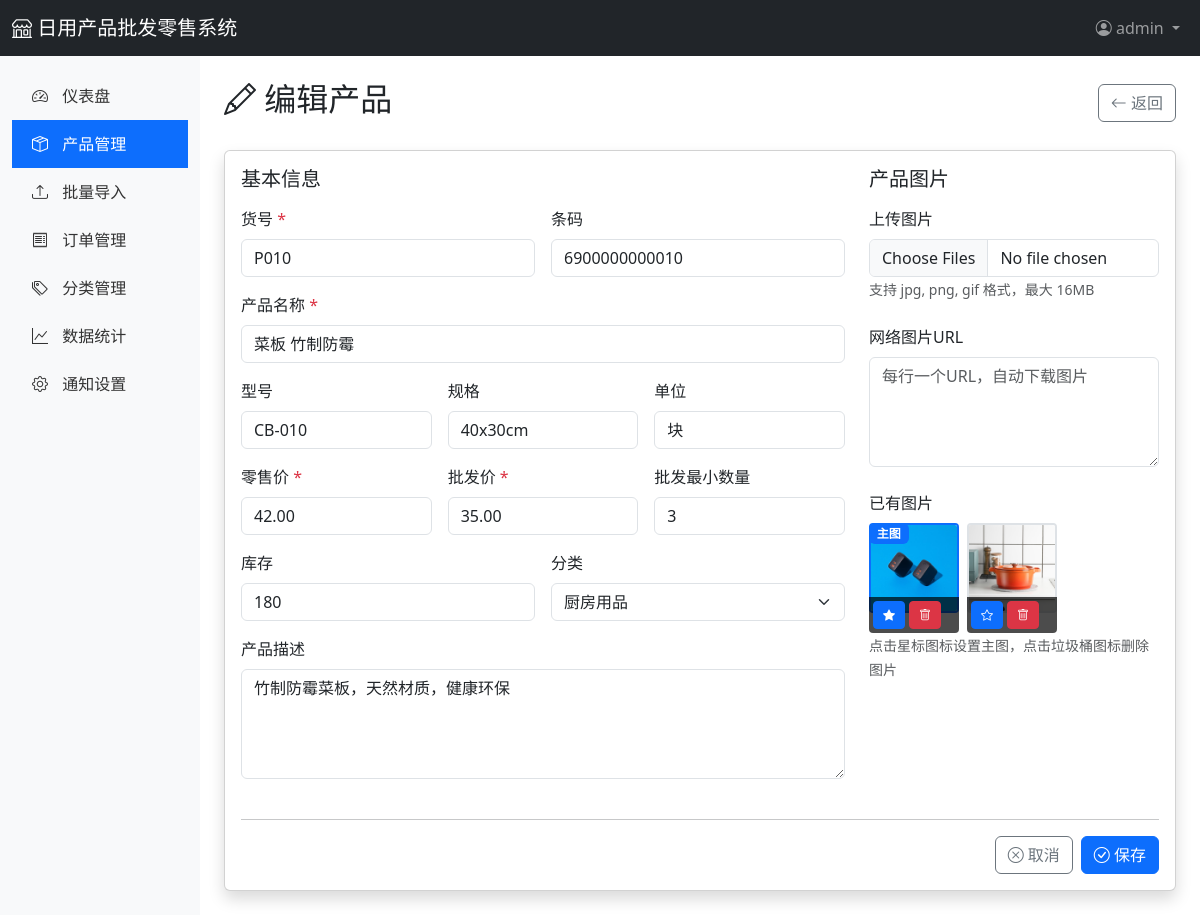
The app's page /admin/products/30/edit (signed in), older data.
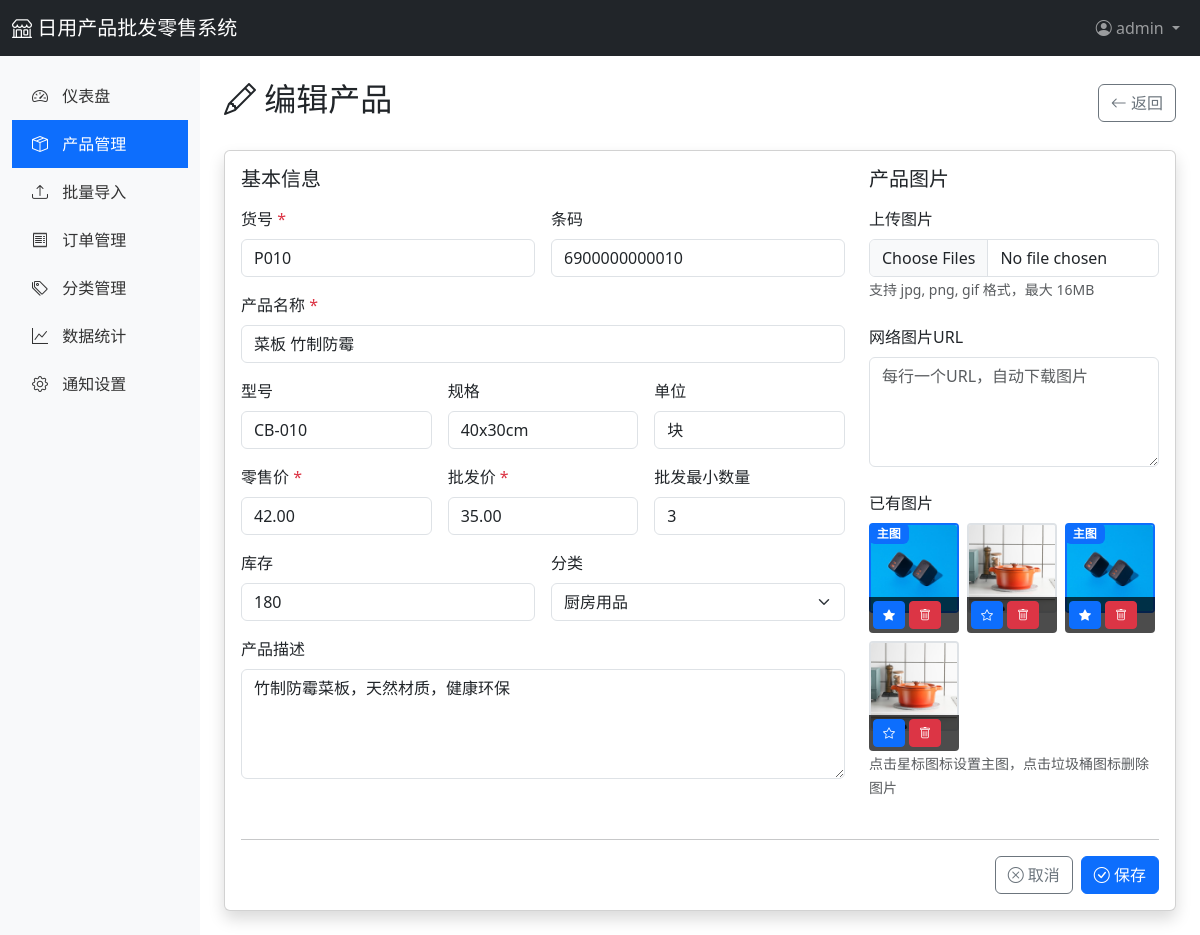
The same page, newer data.
### app/models.py (models this page shows, shortened)
class User(UserMixin, db.Model):
    __tablename__ = 'users'
    id = db.Column(db.Integer, primary_key=True)
    username = db.Column(db.String(80), unique=True, nullable=False)
    email = db.Column(db.String(120), unique=True, nullable=False)
    password_hash = db.Column(db.String(255), nullable=False)
    role = db.Column(db.String(20), default='admin')  # admin, staff
    phone = db.Column(db.String(20))
    is_active = db.Column(db.Boolean, default=True)
    created_at = db.Column(db.DateTime, default=datetime.utcnow)
    updated_at = db.Column(db.DateTime, default=datetime.utcnow, onupdate=datetime.utcnow)
    orders = db.relationship('Order', backref='user', lazy='dynamic')

class Product(db.Model):
    __tablename__ = 'products'
    id = db.Column(db.Integer, primary_key=True)
    product_code = db.Column(db.String(50), unique=True, nullable=False, index=True)  # 货号
    barcode = db.Column(db.String(50), index=True)  # 条码
    name = db.Column(db.String(200), nullable=False, index=True)  # 产品名称
    model = db.Column(db.String(100))  # 型号
    specification = db.Column(db.String(200))  # 规格
    unit = db.Column(db.String(20))  # 单位
    retail_price = db.Column(db.Float, default=0)  # 零售价
    wholesale_price = db.Column(db.Float, default=0)  # 批发价
    wholesale_min_qty = db.Column(db.Integer, default=1)  # 批发最小数量
    stock = db.Column(db.Integer, default=0)  # 库存
    description = db.Column(db.Text)  # 产品描述
    status = db.Column(db.String(20), default='active')  # active, inactive
    created_at = db.Column(db.DateTime, default=datetime.utcnow)
    updated_at = db.Column(db.DateTime, default=datetime.utcnow, onupdate=datetime.utcnow)
    category_id = db.Column(db.Integer, db.ForeignKey('categories.id'))
    images = db.relationship('ProductImage', backref='product', lazy='dynamic', cascade='all, delete-orphan')
    order_items = db.relationship('OrderItem', backref='product', lazy='dynamic')

class Category(db.Model):
    __tablename__ = 'categories'
    id = db.Column(db.Integer, primary_key=True)
    name = db.Column(db.String(100), unique=True, nullable=False)
    description = db.Column(db.Text)
    sort_order = db.Column(db.Integer, default=0)
    created_at = db.Column(db.DateTime, default=datetime.utcnow)
    products = db.relationship('Product', backref='category', lazy='dynamic')

class ProductImage(db.Model):
    __tablename__ = 'product_images'
    id = db.Column(db.Integer, primary_key=True)
    product_id = db.Column(db.Integer, db.ForeignKey('products.id'), nullable=False)
    image_url = db.Column(db.String(500), nullable=False)
    is_primary = db.Column(db.Boolean, default=False)  # 是否为主图
    sort_order = db.Column(db.Integer, default=0)
    created_at = db.Column(db.DateTime, default=datetime.utcnow)

### app/routes/admin.py (the view, shortened to what this page needs)
@admin_bp.route('/products/<int:product_id>/edit', methods=['GET', 'POST'])
@login_required
def product_edit(product_id):
    product = Product.query.get_or_404(product_id)
    categories = Category.query.all()
    return render_template('admin/product_form.html', product=product, categories=categories)

### app/templates/admin/product_form.html (shortened to what this page needs)
{% extends "admin/base.html" %}
{% block content %}
<div class="d-flex justify-content-between align-items-center mb-4">
    <h2>
        <i class="bi bi-{{ 'pencil' if product else 'plus-circle' }}"></i> {{ '编辑' if product else '新增' }}产品
    </h2>
    <a href="{{ url_for('admin.products') }}" class="btn btn-outline-secondary">
        <i class="bi bi-arrow-left"></i> 返回
    </a>
</div>
<div class="card shadow">
    <div class="card-body">
        <form id="productForm" method="POST" enctype="multipart/form-data">
            <div class="row">
                <div class="col-md-8">
                    <h5 class="mb-3">基本信息</h5>
                    <div class="row g-3 mb-4">
                        <div class="col-md-6">
                            <label class="form-label">货号 <span class="text-danger">*</span></label>
                            <input type="text" class="form-control" name="product_code"
                                   value="{{ product.product_code if product else '' }}" required>
                        </div>
                        <div class="col-md-6">
                            <label class="form-label">条码</label>
                            <input type="text" class="form-control" name="barcode"
                                   value="{{ product.barcode if product else '' }}">
                        </div>
                        <div class="col-12">
                            <label class="form-label">产品名称 <span class="text-danger">*</span></label>
                            <input type="text" class="form-control" name="name"
                                   value="{{ product.name if product else '' }}" required>
                        </div>
                        <div class="col-md-4">
                            <label class="form-label">型号</label>
                            <input type="text" class="form-control" name="model"
                                   value="{{ product.model if product else '' }}">
                        </div>
                        <div class="col-md-4">
                            <label class="form-label">规格</label>
                            <input type="text" class="form-control" name="specification"
                                   value="{{ product.specification if product else '' }}">
                        </div>
                        <div class="col-md-4">
                            <label class="form-label">单位</label>
                            <input type="text" class="form-control" name="unit"
                                   value="{{ product.unit if product else '件' }}">
                        </div>
                        <div class="col-md-4">
                            <label class="form-label">零售价 <span class="text-danger">*</span></label>
                            <input type="number" class="form-control" name="retail_price" step="0.01"
                                   value="{{ '%.2f'|format(product.retail_price) if product else '0.00' }}" required>
                        </div>
                        <div class="col-md-4">
                            <label class="form-label">批发价 <span class="text-danger">*</span></label>
                            <input type="number" class="form-control" name="wholesale_price" step="0.01"
                                   value="{{ '%.2f'|format(product.wholesale_price) if product else '0.00' }}" required>
                        </div>
                        <div class="col-md-4">
                            <label class="form-label">批发最小数量</label>
                            <input type="number" class="form-control" name="wholesale_min_qty"
                                   value="{{ product.wholesale_min_qty if product else '1' }}" min="1">
                        </div>
                        <div class="col-md-6">
                            <label class="form-label">库存</label>
                            <input type="number" class="form-control" name="stock"
                                   value="{{ product.stock if product else '0' }}" min="0">
                        </div>
                        <div class="col-md-6">
                            <label class="form-label">分类</label>
                            <select class="form-select" name="category_id">
                                {% for category in categories %}
                                <option value="{{ category.id }}"
                                        {% if product and product.category_id == category.id %}selected{% endif %}>
                                    {{ category.name }}
                                </option>
                                {% endfor %}
                            </select>
                        </div>
                        <div class="col-12">
                            <label class="form-label">产品描述</label>
                            <textarea class="form-control" name="description" rows="4">{{ product.description if product else '' }}</textarea>
                        </div>
                    </div>
                </div>
                <div class="col-md-4">
                    <h5 class="mb-3">产品图片</h5>
                    <div class="mb-4">
                        <label class="form-label">上传图片</label>
                        <input type="file" class="form-control" name="images" multiple accept="image/*">
                        <small class="text-muted">支持 jpg, png, gif 格式，最大 16MB</small>
                    </div>
                    <div class="mb-4">
                        <label class="form-label">网络图片URL</label>
                        <textarea class="form-control" name="image_urls" rows="4"
                                  placeholder="每行一个URL，自动下载图片"></textarea>
                    </div>
                    <div class="mb-4">
                        <label class="form-label">已有图片</label>
                        <div id="imageList" class="d-flex flex-wrap gap-2">
                            {% if product %}
                                {% for image in product.images %}
                                <div class="position-relative image-item" data-image-id="{{ image.id }}">
                                    <img src="{{ image.image_url }}" width="90" height="90"
                                         style="object-fit: cover; border-radius: 4px; border: 2px solid {% if image.is_primary %}#0d6efd{% else %}#dee2e6{% endif %};">
                                    {% if image.is_primary %}
                                    <span class="badge bg-primary position-absolute" style="top: 0; left: 0; z-index: 10;">主图</span>
                                    {% endif %}
                                    <div class="position-absolute d-flex gap-1" style="bottom: 0; left: 0; right: 0; padding: 4px; background: rgba(0,0,0,0.7); border-radius: 0 0 4px 4px;">
                                        <button type="button" class="btn btn-sm btn-primary btn-set-primary" data-image-id="{{ image.id }}" title="设为主图"
                                                style="width: 32px; height: 28px; padding: 0; display: flex; align-items: center; justify-content: center;">
                                            <i class="bi bi-star{{ '-fill' if image.is_primary else '' }}" style="font-size: 12px;"></i>
                                        </button>
                                        <button type="button" class="btn btn-sm btn-danger btn-delete-image" data-image-id="{{ image.id }}" title="删除图片"
                                                style="width: 32px; height: 28px; padding: 0; display: flex; align-items: center; justify-content: center;">
                                            <i class="bi bi-trash" style="font-size: 12px;"></i>
                                        </button>
                                    </div>
                                </div>
                                {% endfor %}
                            {% endif %}
                        </div>
                        <small class="text-muted">点击星标图标设置主图，点击垃圾桶图标删除图片</small>
                    </div>
                </div>
            </div>
            <hr>
            <div class="d-flex justify-content-end gap-2">
                <a href="{{ url_for('admin.products') }}" class="btn btn-outline-secondary">
                    <i class="bi bi-x-circle"></i> 取消
                </a>
                <button type="submit" class="btn btn-primary" id="saveBtn">
                    <i class="bi bi-check-circle"></i> 保存
                </button>
            </div>
        </form>
    </div>
</div>
{% endblock %}

### app/templates/admin/base.html (shortened to what this page needs)
<!DOCTYPE html>
<html lang="zh-CN">
<head>
    <link href="https://cdn.jsdelivr.net/npm/bootstrap@5.3.0/dist/css/bootstrap.min.css" rel="stylesheet">
    <link href="https://cdn.jsdelivr.net/npm/bootstrap-icons@1.11.0/font/bootstrap-icons.css" rel="stylesheet">
</head>
<body>
    <nav class="navbar navbar-expand-lg navbar-dark bg-dark">
        <div class="container-fluid">
            <a class="navbar-brand" href="{{ url_for('main.index') }}">
                <i class="bi bi-shop"></i> 日用产品批发零售系统
            </a>
            <div class="navbar-nav ms-auto">
                <div class="nav-item dropdown">
                    <a class="nav-link dropdown-toggle" href="#" role="button" data-bs-toggle="dropdown">
                        <i class="bi bi-person-circle"></i> {{ current_user.username }}
                    </a>
                </div>
            </div>
        </div>
    </nav>
    <div class="container-fluid">
        <div class="row">
            <nav class="col-md-2 d-none d-md-block sidebar py-3">
                <ul class="nav flex-column">
                    <li class="nav-item">
                        <a class="nav-link {% if request.endpoint == 'admin.dashboard' %}active{% endif %}" href="{{ url_for('admin.dashboard') }}">
                            <i class="bi bi-speedometer2"></i> 仪表盘
                        </a>
                    </li>
                    <li class="nav-item">
                        <a class="nav-link {% if 'admin.product' in request.endpoint %}active{% endif %}" href="{{ url_for('admin.products') }}">
                            <i class="bi bi-box-seam"></i> 产品管理
                        </a>
                    </li>
                    <li class="nav-item">
                        <a class="nav-link {% if request.endpoint == 'admin.products_import' %}active{% endif %}" href="{{ url_for('admin.products_import') }}">
                            <i class="bi bi-upload"></i> 批量导入
                        </a>
                    </li>
                    <li class="nav-item">
                        <a class="nav-link {% if request.endpoint == 'admin.orders' %}active{% endif %}" href="{{ url_for('admin.orders') }}">
                            <i class="bi bi-receipt"></i> 订单管理
                        </a>
                    </li>
                    <li class="nav-item">
                        <a class="nav-link {% if request.endpoint == 'admin.categories' %}active{% endif %}" href="{{ url_for('admin.categories') }}">
                            <i class="bi bi-tags"></i> 分类管理
                        </a>
                    </li>
                    <li class="nav-item">
                        <a class="nav-link {% if request.endpoint == 'admin.statistics' %}active{% endif %}" href="{{ url_for('admin.statistics') }}">
                            <i class="bi bi-graph-up"></i> 数据统计
                        </a>
                    </li>
                    <li class="nav-item">
                        <a class="nav-link {% if 'system' in request.endpoint %}active{% endif %}" href="{{ url_for('system.settings') }}">
                            <i class="bi bi-gear"></i> 通知设置
                        </a>
                    </li>
                </ul>
            </nav>
            <main class="col-md-10 ms-sm-auto col-lg-10 px-md-4 py-4">
                {% block content %}{% endblock %}
            </main>
        </div>
    </div>
</body>
</html>

### app/templates/admin/base.html (style rules this page uses)
.sidebar { min-height: calc(100vh - 56px); background-color: #f8f9fa; }
.sidebar .nav-link { color: #333; padding: 12px 20px; }
.sidebar .nav-link:hover, .sidebar .nav-link.active { background-color: #0d6efd; color: white; }
.sidebar .nav-link i { margin-right: 10px; }

### app/templates/admin/product_form.html (style rules this page uses)
.image-item { width: 90px; height: 110px; }
.image-item img { transition: border-color 0.2s; }

Row changes from the older to the newer data that the page shows:
added ProductImage: image_url (picture), is_primary "主图"
added ProductImage: image_url (picture), is_primary False (drawn)
